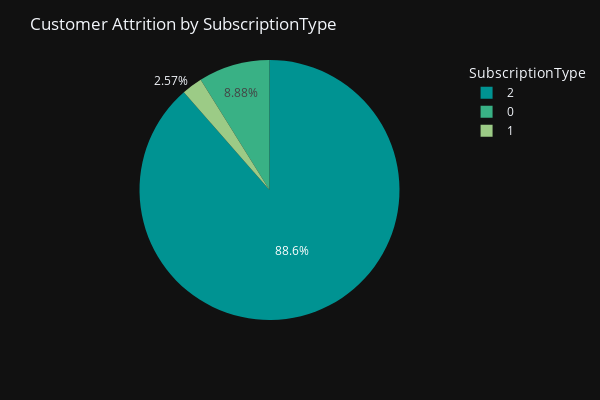

This figure's notebook cell:
### Markdown cell above
### ‣ Individuals with SubscriptionType 2 (Month-to-month) have attrited the most.

### Code cell
fig = px.pie(data,
             names='SubscriptionType',
             values='HasAttrited',
             color_discrete_sequence=px.colors.diverging.Temps)

fig.update_layout(
    template="plotly_dark",  
    title="Customer Attrition by SubscriptionType",  
    legend=dict(title="SubscriptionType"),  
    width=600,
    height=400
)

### Figure 1 — Plotly figure (JSON) as saved in the notebook; plotly's stock layout.template omitted (floating-point values rounded to 4 significant figures; data arrays with more than 128 entries replaced by an {"elided": "..."} marker saying what was removed)
{"data": [{"domain": {"x": [0, 1], "y": [0, 1]}, "hovertemplate": "SubscriptionType=%{label}<br>HasAttrited=%{value}<extra></extra>", "labels": {"elided": "7032 int values"}, "legendgroup": "", "name": "", "showlegend": true, "type": "pie", "values": {"elided": "7032 int values"}}], "layout": {"height": 400, "legend": {"title": {"text": "SubscriptionType"}, "tracegroupgap": 0}, "margin": {"t": 60}, "piecolorway": ["rgb(0, 147, 146)", "rgb(57, 177, 133)", "rgb(156, 203, 134)", "rgb(233, 226, 156)", "rgb(238, 180, 121)", "rgb(232, 132, 113)", "rgb(207, 89, 126)"], "title": {"text": "Customer Attrition by SubscriptionType"}, "width": 600}}
